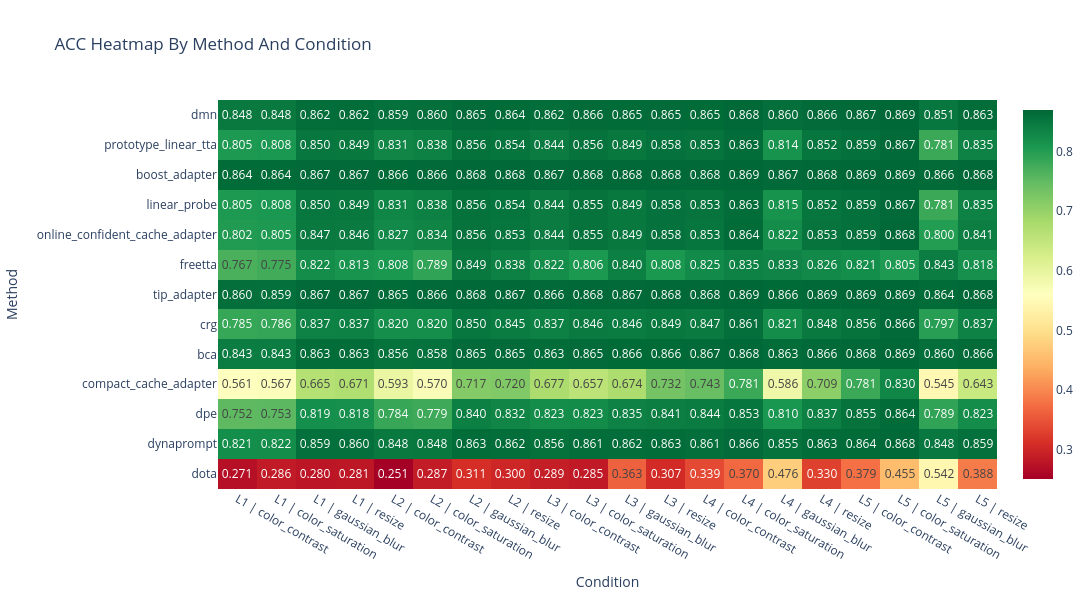
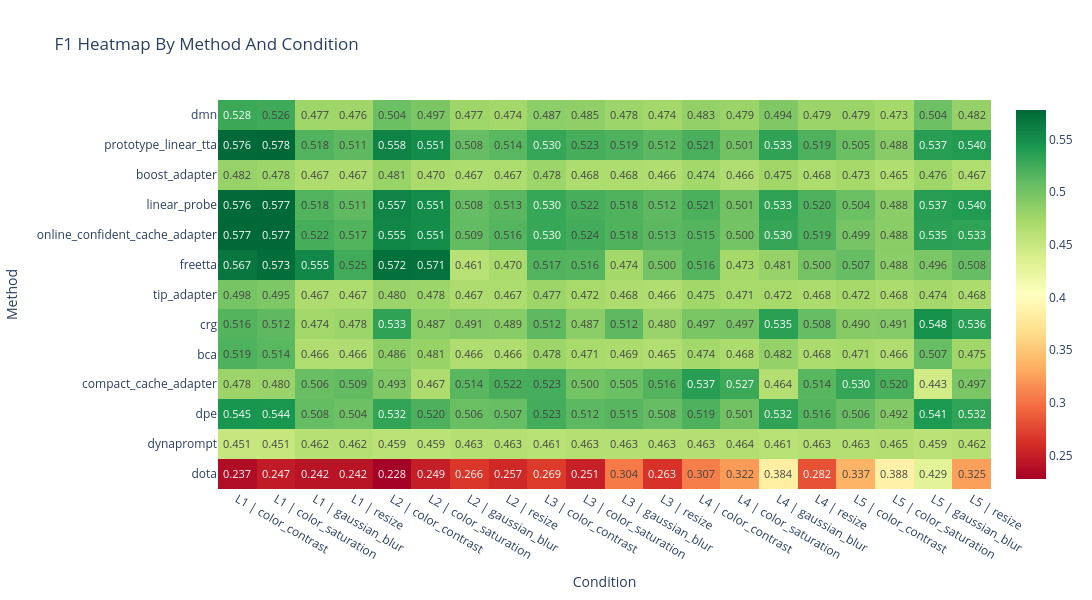
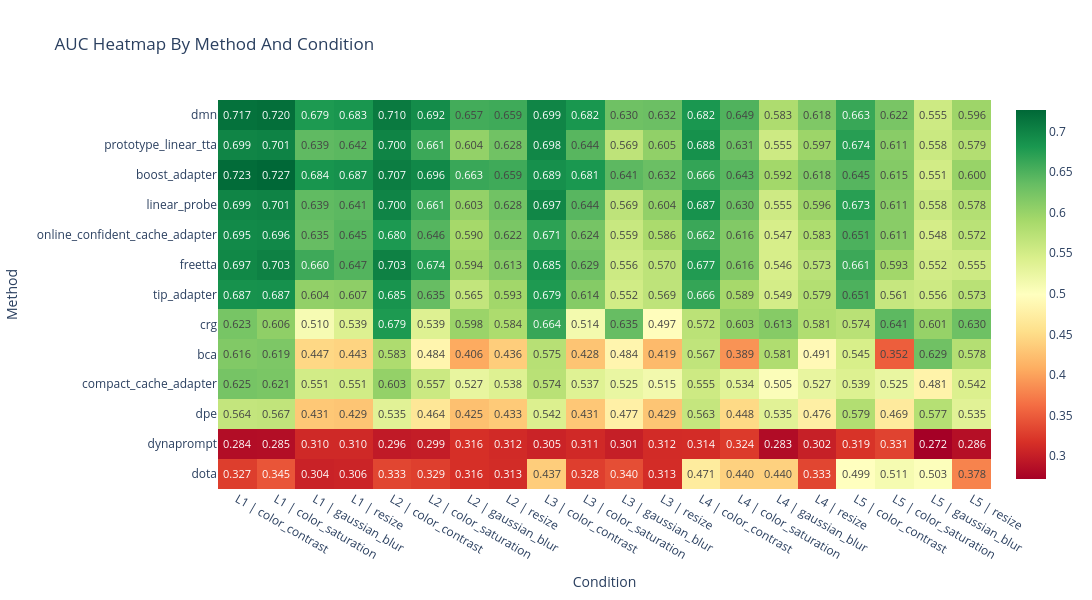
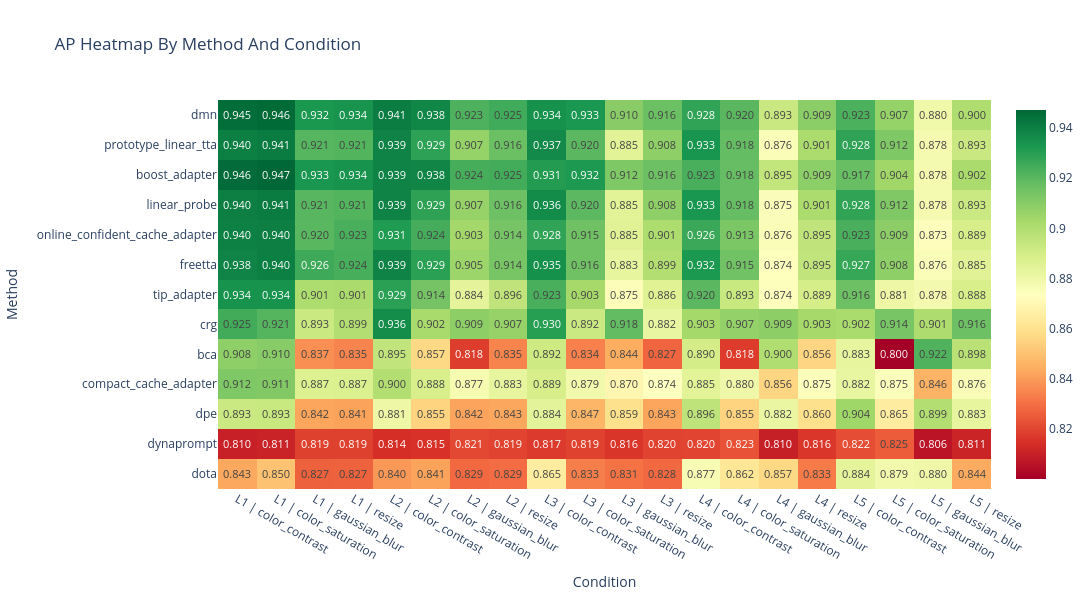

Source (notebook cell) for these figures, in order:
### Markdown cell above
## Heatmaps For Every Metric

Moi heatmap la method x condition (`level + corruption`).

- Mau xanh hon la tot hon.
- Rieng `eer` dung colorscale dao nguoc vi thap hon la tot hon.

### Code cell
heat = df_eval.copy()
heat["condition"] = "L" + heat["level_num"].astype(int).astype(str) + " | " + heat["corruption"]

for metric in metric_cols:
    pivot = heat.pivot_table(index="method", columns="condition", values=metric, aggfunc="mean").reindex(method_order)
    fig = px.imshow(
        pivot,
        aspect="auto",
        color_continuous_scale="RdYlGn_r" if metric == "eer" else "RdYlGn",
        title=f"{metric.upper()} Heatmap By Method And Condition",
        text_auto=".3f",
    )
    fig.update_layout(xaxis_title="Condition", yaxis_title="Method")
    fig.show()

### Figure 1 — Plotly figure (JSON) as saved in the notebook; plotly's stock layout.template omitted (floating-point values rounded to 4 significant figures; data arrays with more than 128 entries replaced by an {"elided": "..."} marker saying what was removed)
{"data": [{"coloraxis": "coloraxis", "hovertemplate": "condition: %{x}<br>method: %{y}<br>color: %{z}<extra></extra>", "name": "0", "texttemplate": "%{z:.3f}", "type": "heatmap", "x": ["L1 | color_contrast", "L1 | color_saturation", "L1 | gaussian_blur", "L1 | resize", "L2 | color_contrast", "L2 | color_saturation", "L2 | gaussian_blur", "L2 | resize", "L3 | color_contrast", "L3 | color_saturation", "L3 | gaussian_blur", "L3 | resize", "L4 | color_contrast", "L4 | color_saturation", "L4 | gaussian_blur", "L4 | resize", "L5 | color_contrast", "L5 | color_saturation", "L5 | gaussian_blur", "L5 | resize"], "xaxis": "x", "y": ["dmn", "prototype_linear_tta", "boost_adapter", "linear_probe", "online_confident_cache_adapter", "freetta", "tip_adapter", "crg", "bca", "compact_cache_adapter", "dpe", "dynaprompt", "dota"], "yaxis": "y", "z": {"elided": "13x20 float values"}}], "layout": {"coloraxis": {"colorscale": [[0, "rgb(165,0,38)"], [0.1, "rgb(215,48,39)"], [0.2, "rgb(244,109,67)"], [0.3, "rgb(253,174,97)"], [0.4, "rgb(254,224,139)"], [0.5, "rgb(255,255,191)"], [0.6, "rgb(217,239,139)"], [0.7, "rgb(166,217,106)"], [0.8, "rgb(102,189,99)"], [0.9, "rgb(26,152,80)"], [1, "rgb(0,104,55)"]]}, "height": 600, "title": {"text": "ACC Heatmap By Method And Condition"}, "width": 1150, "xaxis": {"anchor": "y", "domain": [0, 1], "title": {"text": "Condition"}}, "yaxis": {"anchor": "x", "autorange": "reversed", "domain": [0, 1], "title": {"text": "Method"}}}}

### Figure 2 — Plotly figure (JSON) as saved in the notebook; plotly's stock layout.template omitted (floating-point values rounded to 4 significant figures; data arrays with more than 128 entries replaced by an {"elided": "..."} marker saying what was removed)
{"data": [{"coloraxis": "coloraxis", "hovertemplate": "condition: %{x}<br>method: %{y}<br>color: %{z}<extra></extra>", "name": "0", "texttemplate": "%{z:.3f}", "type": "heatmap", "x": ["L1 | color_contrast", "L1 | color_saturation", "L1 | gaussian_blur", "L1 | resize", "L2 | color_contrast", "L2 | color_saturation", "L2 | gaussian_blur", "L2 | resize", "L3 | color_contrast", "L3 | color_saturation", "L3 | gaussian_blur", "L3 | resize", "L4 | color_contrast", "L4 | color_saturation", "L4 | gaussian_blur", "L4 | resize", "L5 | color_contrast", "L5 | color_saturation", "L5 | gaussian_blur", "L5 | resize"], "xaxis": "x", "y": ["dmn", "prototype_linear_tta", "boost_adapter", "linear_probe", "online_confident_cache_adapter", "freetta", "tip_adapter", "crg", "bca", "compact_cache_adapter", "dpe", "dynaprompt", "dota"], "yaxis": "y", "z": {"elided": "13x20 float values"}}], "layout": {"coloraxis": {"colorscale": [[0, "rgb(165,0,38)"], [0.1, "rgb(215,48,39)"], [0.2, "rgb(244,109,67)"], [0.3, "rgb(253,174,97)"], [0.4, "rgb(254,224,139)"], [0.5, "rgb(255,255,191)"], [0.6, "rgb(217,239,139)"], [0.7, "rgb(166,217,106)"], [0.8, "rgb(102,189,99)"], [0.9, "rgb(26,152,80)"], [1, "rgb(0,104,55)"]]}, "height": 600, "title": {"text": "F1 Heatmap By Method And Condition"}, "width": 1150, "xaxis": {"anchor": "y", "domain": [0, 1], "title": {"text": "Condition"}}, "yaxis": {"anchor": "x", "autorange": "reversed", "domain": [0, 1], "title": {"text": "Method"}}}}

### Figure 3 — Plotly figure (JSON) as saved in the notebook; plotly's stock layout.template omitted (floating-point values rounded to 4 significant figures; data arrays with more than 128 entries replaced by an {"elided": "..."} marker saying what was removed)
{"data": [{"coloraxis": "coloraxis", "hovertemplate": "condition: %{x}<br>method: %{y}<br>color: %{z}<extra></extra>", "name": "0", "texttemplate": "%{z:.3f}", "type": "heatmap", "x": ["L1 | color_contrast", "L1 | color_saturation", "L1 | gaussian_blur", "L1 | resize", "L2 | color_contrast", "L2 | color_saturation", "L2 | gaussian_blur", "L2 | resize", "L3 | color_contrast", "L3 | color_saturation", "L3 | gaussian_blur", "L3 | resize", "L4 | color_contrast", "L4 | color_saturation", "L4 | gaussian_blur", "L4 | resize", "L5 | color_contrast", "L5 | color_saturation", "L5 | gaussian_blur", "L5 | resize"], "xaxis": "x", "y": ["dmn", "prototype_linear_tta", "boost_adapter", "linear_probe", "online_confident_cache_adapter", "freetta", "tip_adapter", "crg", "bca", "compact_cache_adapter", "dpe", "dynaprompt", "dota"], "yaxis": "y", "z": {"elided": "13x20 float values"}}], "layout": {"coloraxis": {"colorscale": [[0, "rgb(165,0,38)"], [0.1, "rgb(215,48,39)"], [0.2, "rgb(244,109,67)"], [0.3, "rgb(253,174,97)"], [0.4, "rgb(254,224,139)"], [0.5, "rgb(255,255,191)"], [0.6, "rgb(217,239,139)"], [0.7, "rgb(166,217,106)"], [0.8, "rgb(102,189,99)"], [0.9, "rgb(26,152,80)"], [1, "rgb(0,104,55)"]]}, "height": 600, "title": {"text": "AUC Heatmap By Method And Condition"}, "width": 1150, "xaxis": {"anchor": "y", "domain": [0, 1], "title": {"text": "Condition"}}, "yaxis": {"anchor": "x", "autorange": "reversed", "domain": [0, 1], "title": {"text": "Method"}}}}

### Figure 4 — Plotly figure (JSON) as saved in the notebook; plotly's stock layout.template omitted (floating-point values rounded to 4 significant figures; data arrays with more than 128 entries replaced by an {"elided": "..."} marker saying what was removed)
{"data": [{"coloraxis": "coloraxis", "hovertemplate": "condition: %{x}<br>method: %{y}<br>color: %{z}<extra></extra>", "name": "0", "texttemplate": "%{z:.3f}", "type": "heatmap", "x": ["L1 | color_contrast", "L1 | color_saturation", "L1 | gaussian_blur", "L1 | resize", "L2 | color_contrast", "L2 | color_saturation", "L2 | gaussian_blur", "L2 | resize", "L3 | color_contrast", "L3 | color_saturation", "L3 | gaussian_blur", "L3 | resize", "L4 | color_contrast", "L4 | color_saturation", "L4 | gaussian_blur", "L4 | resize", "L5 | color_contrast", "L5 | color_saturation", "L5 | gaussian_blur", "L5 | resize"], "xaxis": "x", "y": ["dmn", "prototype_linear_tta", "boost_adapter", "linear_probe", "online_confident_cache_adapter", "freetta", "tip_adapter", "crg", "bca", "compact_cache_adapter", "dpe", "dynaprompt", "dota"], "yaxis": "y", "z": {"elided": "13x20 float values"}}], "layout": {"coloraxis": {"colorscale": [[0, "rgb(165,0,38)"], [0.1, "rgb(215,48,39)"], [0.2, "rgb(244,109,67)"], [0.3, "rgb(253,174,97)"], [0.4, "rgb(254,224,139)"], [0.5, "rgb(255,255,191)"], [0.6, "rgb(217,239,139)"], [0.7, "rgb(166,217,106)"], [0.8, "rgb(102,189,99)"], [0.9, "rgb(26,152,80)"], [1, "rgb(0,104,55)"]]}, "height": 600, "title": {"text": "AP Heatmap By Method And Condition"}, "width": 1150, "xaxis": {"anchor": "y", "domain": [0, 1], "title": {"text": "Condition"}}, "yaxis": {"anchor": "x", "autorange": "reversed", "domain": [0, 1], "title": {"text": "Method"}}}}
